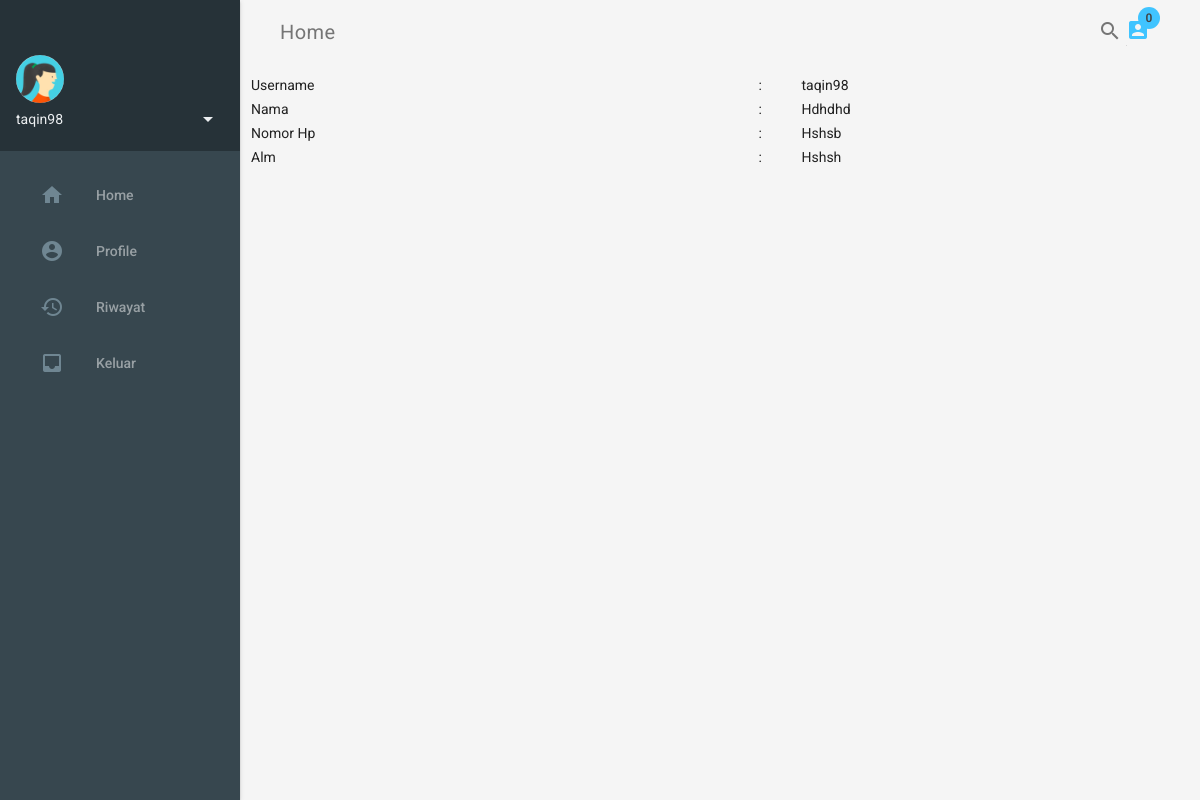
Before: /profile.php (signed in) with the older database file.
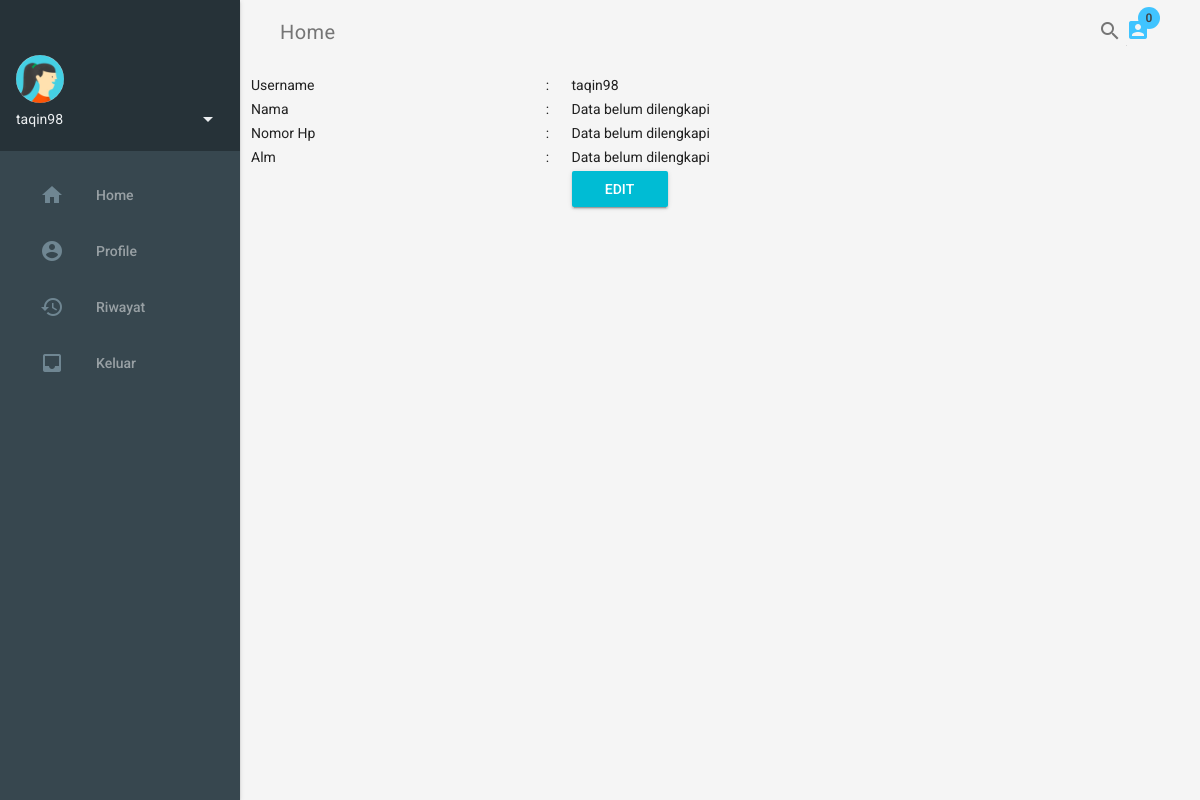
After: the same page with the newer database file.
### tables this page shows
CREATE TABLE `users` (
  `Id` int(11) NOT NULL,
  `username` varchar(255) DEFAULT NULL,
  `password` varchar(255) DEFAULT NULL,
  `nama` varchar(255) DEFAULT NULL,
  `foto_id` text DEFAULT NULL,
  `hp` varchar(255) DEFAULT NULL,
  `alm` text DEFAULT NULL,
  `level` varchar(255) DEFAULT NULL
);

### profile.php (the view, shortened to what this page needs)
<?php
include 'admin/config/config.php';
?>
<!doctype html>
<html lang="en">
  <head>
    <link rel="stylesheet" href="assets/css/material.cyan-light_blue.min.css">
    <link rel="stylesheet" href="assets/css/styles.css">
  </head>
  <body>
    <div class="demo-layout mdl-layout mdl-js-layout mdl-layout--fixed-drawer mdl-layout--fixed-header">
      <header class="demo-header mdl-layout__header mdl-color--grey-100 mdl-color-text--grey-600">
        <div class="mdl-layout__header-row">
          <span class="mdl-layout-title">Home</span>
          <div class="mdl-textfield mdl-js-textfield mdl-textfield--expandable">
            <label class="mdl-button mdl-js-button mdl-button--icon" for="search">
              <i class="material-icons">search</i>
            </label>
          </div>
          <?php
          if(empty($_SESSION["keranjang"]) OR !isset($_SESSION["keranjang"]))
          {
            ?>
            <a href="keranjang.php">
              <div class="material-icons mdl-badge mdl-badge--overlap" data-badge="0">account_box</div>
            </a>
            <?php
          } else{
            ?>
            <a href="keranjang.php">
              <div class="material-icons mdl-badge mdl-badge--overlap" data-badge="<?php echo count($_SESSION['keranjang']); ?>">account_box</div>
            </a>
            <?php
            }
          ?>
        </div>
      </header>
      <?php
           $user = $_SESSION['pelanggan']['username'];
       ?>
      <div class="demo-drawer mdl-layout__drawer mdl-color--blue-grey-900 mdl-color-text--blue-grey-50">
        <?php include_once 'drawer.php'; ?>
        <nav class="demo-navigation mdl-navigation mdl-color--blue-grey-800">
          <?php include_once 'menu.php'; ?>
        </nav>
      </div>
      <main class="mdl-layout__content mdl-color--grey-100">
        <div class="mdl-grid demo-content">
          <?php
          $query = $conn->query("SELECT * FROM users WHERE username = '$user'");
          $userData = $query->fetch_assoc();
          ?>
          <table style="width: 100%;">
          	<tr>
          		<td>Username</td>
          		<td>:</td>
          		<td><?= $userData['username']; ?></td>
          	</tr>
          	<tr>
          		<?php
          		if (isset($userData['nama']) == NULL) {
          			?>
          			<td>Nama</td>
          			<td>:</td>
          			<td>Data belum dilengkapi</td>
          			<?php
          		} else {
          			?>
          			<td>Nama</td>
          			<td>:</td>
          			<td><?= $userData['nama']; ?></td>
          			<?php
          		}
          		?>
          	</tr>
          	<tr>
          		<?php
          		if (isset($userData['hp']) == NULL) {
          			?>
          			<td>Nomor Hp</td>
          			<td>:</td>
          			<td>Data belum dilengkapi</td>
          			<?php
          		} else {
          			?>
          			<td>Nomor Hp</td>
          			<td>:</td>
          			<td><?= $userData['hp']; ?></td>
          			<?php
          		}
          		?>
          	</tr>
          	<tr>
          		<?php
          		if (isset($userData['alm']) == NULL) {
          			?>
          			<td>Alm</td>
          			<td>:</td>
          			<td>Data belum dilengkapi</td>
          			<?php
          		} else {
          			?>
          			<td>Alm</td>
          			<td>:</td>
          			<td><?= $userData['alm']; ?></td>
          			<?php
          		}
          		?>
          	</tr>
          	<?php
          	if ($userData['nama'] == NULL) {
          		?>
          		<tr>
          			<td></td>
          			<td></td>
          			<td><a href="#" id="form" class="mdl-button mdl-js-button mdl-button--raised mdl-button--raised mdl-button--colored mdl-color--blue-red-900 mdl-color-text--white">Edit</a></td>
          		</tr>
          		<?php
          	} else {
          	}
          	?>
          </table>
        </div>
      </main>
    </div>
  </body>
</html>

Changed rows visible on the page:
changed users "taqin98": nama "Hdhdhd" → (not shown); hp "Hshsb" → (not shown); alm "Hshsh" → (not shown)
Other visible differences:
text now shown: "Data belum dilengkapi Data belum dilengkapi Data belum dilengkapi EDIT"
